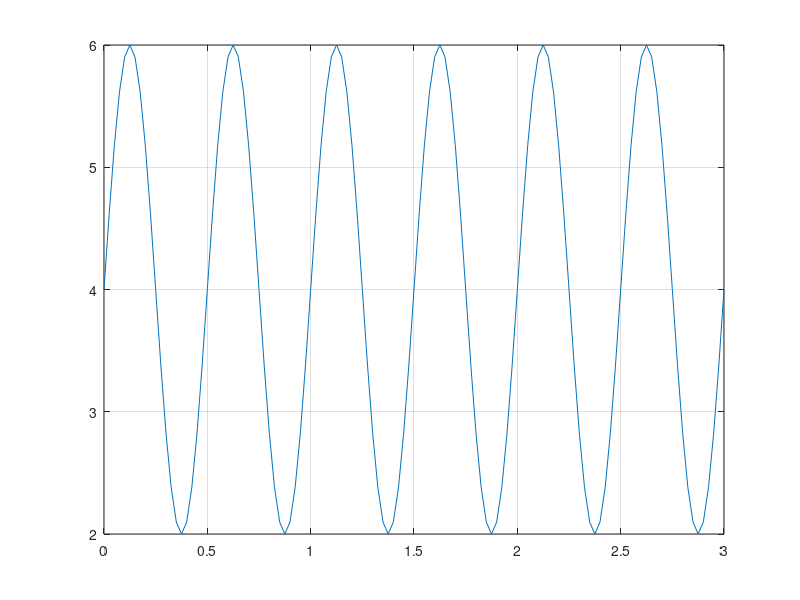

Write the MATLAB code that produced this figure.
% Respuesta 1 - vector 40Hz 
Tmax = 3;
t = 0:1/40:Tmax ;
%%%%%
% Respusta 2 - 
a=2;

% Respuesra 4: periodo = 0.5
f0= 2

%  Respuesta 6
ptoMedio = 4;
%x= a*sin(2*pi*f*t+0)+4;
x= a * sin(2*pi * f0 * t) + ptoMedio;

plot(t,x);

grid;


hold on;



